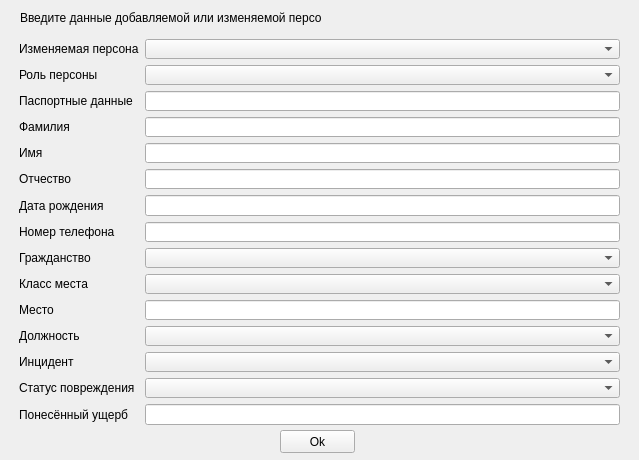
<?xml version="1.0" encoding="UTF-8"?>
<ui version="4.0">
 <class>Form</class>
 <widget class="QWidget" name="Form">
  <property name="geometry">
   <rect>
    <x>0</x>
    <y>0</y>
    <width>639</width>
    <height>460</height>
   </rect>
  </property>
  <property name="minimumSize">
   <size>
    <width>639</width>
    <height>460</height>
   </size>
  </property>
  <property name="maximumSize">
   <size>
    <width>639</width>
    <height>460</height>
   </size>
  </property>
  <property name="windowTitle">
   <string>Form</string>
  </property>
  <widget class="QWidget" name="formLayoutWidget">
   <property name="geometry">
    <rect>
     <x>19</x>
     <y>39</y>
     <width>601</width>
     <height>386</height>
    </rect>
   </property>
   <layout class="QFormLayout" name="formLayout">
    <item row="0" column="0">
     <widget class="QLabel" name="label">
      <property name="text">
       <string>Изменяемая персона</string>
      </property>
     </widget>
    </item>
    <item row="0" column="1">
     <widget class="QComboBox" name="person"/>
    </item>
    <item row="1" column="0">
     <widget class="QLabel" name="label_2">
      <property name="text">
       <string>Роль персоны</string>
      </property>
     </widget>
    </item>
    <item row="1" column="1">
     <widget class="QComboBox" name="role"/>
    </item>
    <item row="2" column="0">
     <widget class="QLabel" name="label_3">
      <property name="text">
       <string>Паспортные данные</string>
      </property>
     </widget>
    </item>
    <item row="2" column="1">
     <widget class="QLineEdit" name="passport_number"/>
    </item>
    <item row="3" column="0">
     <widget class="QLabel" name="label_4">
      <property name="text">
       <string>Фамилия</string>
      </property>
     </widget>
    </item>
    <item row="3" column="1">
     <widget class="QLineEdit" name="second_name"/>
    </item>
    <item row="4" column="0">
     <widget class="QLabel" name="label_5">
      <property name="text">
       <string>Имя</string>
      </property>
     </widget>
    </item>
    <item row="4" column="1">
     <widget class="QLineEdit" name="first_name"/>
    </item>
    <item row="5" column="0">
     <widget class="QLabel" name="label_6">
      <property name="text">
       <string>Отчество</string>
      </property>
     </widget>
    </item>
    <item row="5" column="1">
     <widget class="QLineEdit" name="patronymic"/>
    </item>
    <item row="6" column="0">
     <widget class="QLabel" name="label_7">
      <property name="text">
       <string>Дата рождения</string>
      </property>
     </widget>
    </item>
    <item row="6" column="1">
     <widget class="QLineEdit" name="birthdate"/>
    </item>
    <item row="7" column="0">
     <widget class="QLabel" name="label_8">
      <property name="text">
       <string>Номер телефона</string>
      </property>
     </widget>
    </item>
    <item row="7" column="1">
     <widget class="QLineEdit" name="phone_number"/>
    </item>
    <item row="8" column="0">
     <widget class="QLabel" name="label_9">
      <property name="text">
       <string>Гражданство</string>
      </property>
     </widget>
    </item>
    <item row="8" column="1">
     <widget class="QComboBox" name="country"/>
    </item>
    <item row="11" column="0">
     <widget class="QLabel" name="label_10">
      <property name="text">
       <string>Должность</string>
      </property>
     </widget>
    </item>
    <item row="11" column="1">
     <widget class="QComboBox" name="position"/>
    </item>
    <item row="12" column="0">
     <widget class="QLabel" name="label_12">
      <property name="text">
       <string>Инцидент</string>
      </property>
     </widget>
    </item>
    <item row="12" column="1">
     <widget class="QComboBox" name="incident"/>
    </item>
    <item row="13" column="0">
     <widget class="QLabel" name="label_13">
      <property name="text">
       <string>Статус повреждения</string>
      </property>
     </widget>
    </item>
    <item row="13" column="1">
     <widget class="QComboBox" name="status"/>
    </item>
    <item row="14" column="0">
     <widget class="QLabel" name="label_14">
      <property name="text">
       <string>Понесённый ущерб</string>
      </property>
     </widget>
    </item>
    <item row="14" column="1">
     <widget class="QLineEdit" name="payment"/>
    </item>
    <item row="9" column="0">
     <widget class="QLabel" name="label_15">
      <property name="text">
       <string>Класс места</string>
      </property>
     </widget>
    </item>
    <item row="10" column="0">
     <widget class="QLabel" name="label_16">
      <property name="text">
       <string>Место</string>
      </property>
     </widget>
    </item>
    <item row="10" column="1">
     <widget class="QLineEdit" name="place"/>
    </item>
    <item row="9" column="1">
     <widget class="QComboBox" name="place_class"/>
    </item>
   </layout>
  </widget>
  <widget class="QLabel" name="label_11">
   <property name="geometry">
    <rect>
     <x>20</x>
     <y>10</y>
     <width>301</width>
     <height>16</height>
    </rect>
   </property>
   <property name="text">
    <string>Введите данные добавляемой или изменяемой персоны:</string>
   </property>
  </widget>
  <widget class="QPushButton" name="ok_button">
   <property name="geometry">
    <rect>
     <x>280</x>
     <y>430</y>
     <width>75</width>
     <height>23</height>
    </rect>
   </property>
   <property name="text">
    <string>Ok</string>
   </property>
  </widget>
 </widget>
 <resources/>
 <connections/>
</ui>
